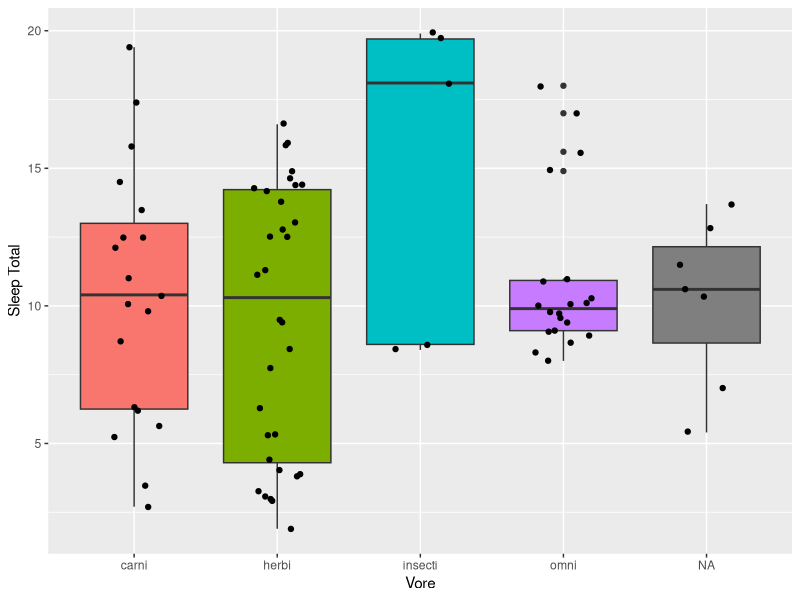

Write R code to recreate this figure. (Note: this script raises an error after producing the figure.)
library(tidyverse)
library(modeldata)
?geom_boxplot

glimpse(msleep)

ggplot(msleep, aes(x = vore,
                   y= sleep_total,
                   fill = vore)) +
  geom_boxplot(show.legend = FALSE) +
  geom_jitter(width = 0.2,
              show.legend = FALSE)+
  labs(x= "Vore" ,
       y= "Sleep Total")


ggsave("figures/Total_Sleep_vs_Species.png",
       plot = sleep1.plot,
       width = 6,
       height = 4,
       dpi = 300)

# observation on the Penguines
data("penguins")
glimpse(penguins)

ggplot(penguins, aes(x=species,
                     y=bill_length_mm,
                     fill = species) )+
        
        geom_violin(width =0.5)+
  geom_boxplot(show.legend = FALSE,
               width= 0.3)
      

ggsave("figures/Penguines_Bill_length_vs_Species.png",
       plot = penguine1.plot,
       width = 6,
       height = 4,
       dpi = 300)
       
